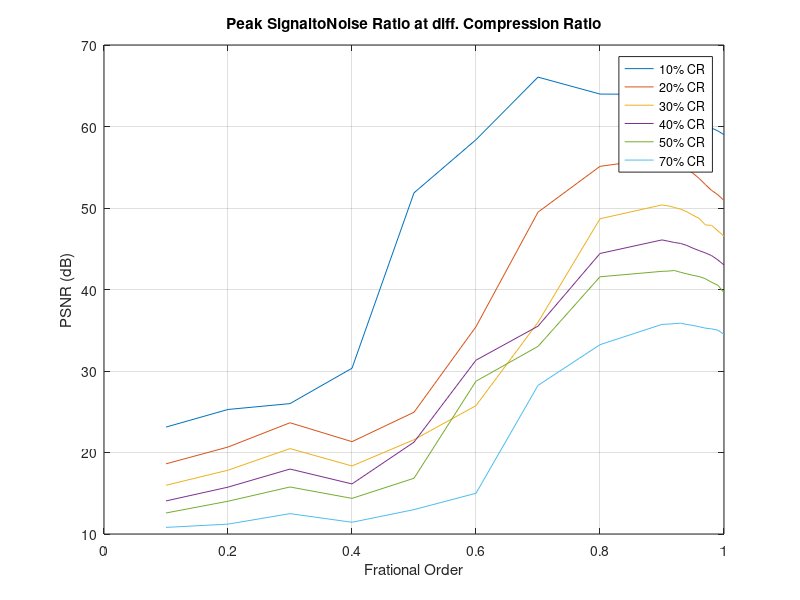
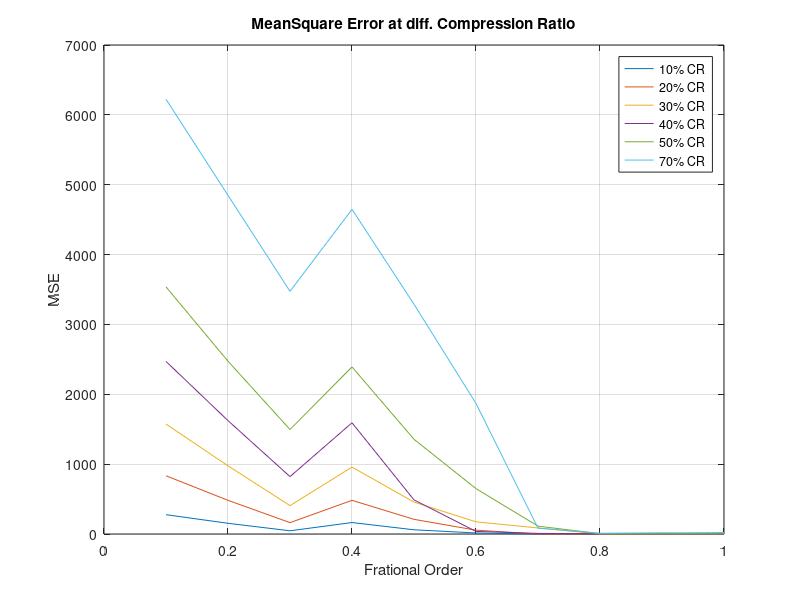

The MATLAB source for these figures, in order:
clear all
a=[0.1 0.2 0.3 0.4 0.5 0.6 0.7  0.8  0.9 0.91 0.92 0.93 0.94 0.95 0.96 0.97 0.98 0.99 1];

psnr10=[23.12 25.28  26 30.34 51.86 58.38 66.06 63.98 63.94 63.58 62.89 62.19 61.29 60.78 60.22 59.81 59.81 59.46 59 ];

psnr20=[18.61 20.67 23.65 21.33 24.94 35.44 49.49 55.11 56.17 56.0213 55.67 55.32 54.73 54.26 53.628 52.87 52.16 51.63 50.92 ];
psnr30=[15.98 17.83 20.48 18.35 21.57 25.75 35.98 48.68 50.38 50.26 50.0677 49.86 49.54 49.11 48.73 47.92 47.87 47.21 46.54]
psnr40=[14.058 15.75 17.97 16.144 21.27 31.33 35.50 44.42 46.0862 45.93 45.77 45.65 45.41 45.0653 44.77 44.49 44.16 43.63 43.01]
psnr50=[12.58 14.02 15.77 14.37 16.84 28.75 33.02 41.56 42.23 42.26 42.33 42.11 41.92 41.74 41.59 41.32 40.88 40.53 39.6 ]
psnr70=[10.81 11.21 12.50 11.44 12.99 15.001 28.233 33.23 35.72 35.76 35.81 35.87 35.71 35.59 35.43 35.26 35.17 35.01 34.50 ]
mse10=[276.50 153.39 45.9367 164.00 60.46 14.51 0.00892 0.004974 0.0259 0.026321 0.28641 0.33630 0.0395 0.0485 0.0546 0.0622 0.068 0.074 0.082]
mse20=[833.59 482.231 162.70 481.89 209.93 54.75 0.34416 0.272 0.1531 0.1582 0.17094 0.187 0.257 0.24283 0.28921 0.3371 0.397 0.45 0.5293]
mse30=[1573.35 976.064 406.004 958.055 456.48 174.30 86.4 0.8281 0.5766 0.5976 0.6290 0.6621 0.715 0.79 0.867 1.052 1.067 1.24 1.45]
mse40=[2470.50 1622.87 821.411 1592.144 488.38 36.79 8.5922 2.3250 1.61 1.644 1.70 1.765 1.8665 2.032 2.17 2.32 2.50 2.83 3.27]
mse50=[3537.59 2473.5 1495.8 2391.41 1355.69 649.66 112.49 4.33 3.89 3.87 3.8960 4.0137 4.18 4.34 4.5260 4.82 5.34 5.787 6.556]
mse70=[6223.9 4847.88 3473.85 4647.52 3288.9 1869.32 83.740 10.88 17.52 17.35 17.19 17.148 17.55 18.076 18.74 19.47 19.88 20.66 23.025 ]
% plot(a,psnr10,'*-',a,psnr20,'o-',a,psnr30,'v-',a,psnr40,'^-',a,psnr50,'p-',a,psnr70,'s-')
plot(a,psnr10,a,psnr20,a,psnr30,a,psnr40,a,psnr50,a,psnr70)
grid on
legend('10% CR ','20% CR','30% CR','40% CR','50% CR','70% CR')
title('Peak SignaltoNoise Ratio at diff. Compression Ratio')
xlabel('Frational Order')
ylabel('PSNR (dB)')


figure
%plot(a,mse10,'*-',a,mse20,'o-',a,mse30,'v-',a,mse40,'^-',a,mse50,'p-',a,mse70,'s-')
 plot(a,mse10,a,mse20,a,mse30,a,mse40,a,mse50,a,mse70)
grid on
legend('10% CR ','20% CR','30% CR','40% CR','50% CR','70% CR')
title('MeanSquare Error at diff. Compression Ratio')
xlabel('Frational Order')
ylabel('MSE')
